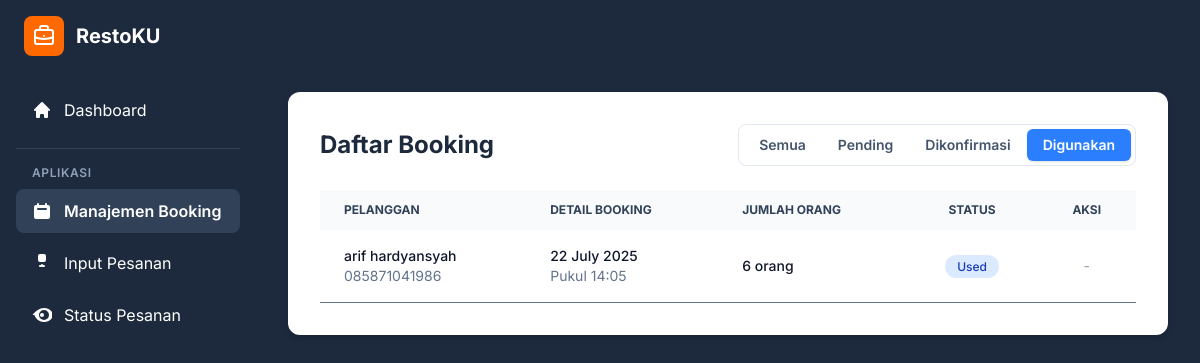
/pelayan/booking_management.php?filter=used (signed in), run on the app's committed database.
### tables this page shows
CREATE TABLE `bookings` (
  `booking_id` int(11) NOT NULL,
  `customer_name` varchar(100) NOT NULL,
  `customer_phone` varchar(20) DEFAULT NULL,
  `booking_date` date NOT NULL,
  `booking_time` time NOT NULL,
  `number_of_people` int(11) NOT NULL,
  `table_id` varchar(10) DEFAULT NULL,
  `status` enum('pending','confirmed','used','cancelled') DEFAULT 'pending',
  `created_at` timestamp NOT NULL DEFAULT current_timestamp()
);

### pelayan/booking_management.php (the view, shortened to what this page needs)
<?php
include '../includes/db_connect.php';
$filter = $_GET['filter'] ?? 'all';
$bookings = [];
$sql_bookings = "SELECT * FROM bookings";
$params = [];
$types = "";
$allowed_filters = ['pending', 'confirmed', 'used', 'cancelled'];
if (in_array($filter, $allowed_filters)) {
    $sql_bookings .= " WHERE status = ?";
    $params[] = $filter;
    $types .= "s";
}
$sql_bookings .= " ORDER BY booking_date DESC, booking_time DESC";
$stmt_bookings = mysqli_prepare($conn, $sql_bookings);
if (!empty($params)) {
    mysqli_stmt_bind_param($stmt_bookings, $types, ...$params);
}
mysqli_stmt_execute($stmt_bookings);
$result_bookings = mysqli_stmt_get_result($stmt_bookings);
if ($result_bookings) {
    $bookings = mysqli_fetch_all($result_bookings, MYSQLI_ASSOC);
}
function get_booking_status_badge($status) {
    $status_text = ucfirst(htmlspecialchars($status));
    $colors = [
        'pending'   => 'bg-yellow-100 text-yellow-800',
        'confirmed' => 'bg-green-100 text-green-800',
        'used'      => 'bg-blue-100 text-blue-800',
        'cancelled' => 'bg-red-100 text-red-800',
    ];
    $class = $colors[$status] ?? 'bg-gray-100 text-gray-800';
    return "<span class='px-3 py-1 text-xs font-medium rounded-full $class'>$status_text</span>";
}
?>
<!DOCTYPE html>
<html lang="id">
<head>
    <link href="../assets/css/output.css" rel="stylesheet">
</head>
<body class="bg-slate-100">
<div class="flex h-screen bg-slate-800">
    <aside class="w-64 flex-shrink-0 flex flex-col p-4 text-white">
        <a href="../dashboard.php" class="flex items-center gap-3 px-2 mb-8">
            <div class="bg-orange-500 p-2 rounded-lg">
            </div>
            <span class="text-xl font-bold">RestoKU</span>
        </a>
        <nav class="flex-1 space-y-2">
            <a href="../dashboard.php" class="flex items-center gap-3 px-4 py-2.5 rounded-lg hover:bg-slate-700 transition-colors">
                <svg xmlns="http://www.w3.org/2000/svg" class="h-5 w-5" viewBox="0 0 20 20" fill="currentColor"><path d="M10.707 2.293a1 1 0 00-1.414 0l-7 7a1 1 0 001.414 1.414L4 10.414V17a1 1 0 001 1h2a1 1 0 001-1v-2a1 1 0 011-1h2a1 1 0 011 1v2a1 1 0 001 1h2a1 1 0 001-1v-6.586l.293.293a1 1 0 001.414-1.414l-7-7z" /></svg>
                Dashboard
            </a>
            <div class="border-t border-slate-700 my-4"></div>
            <h3 class="px-4 mt-4 mb-2 text-xs font-semibold text-slate-400 uppercase tracking-wider">Aplikasi</h3>
            <a href="booking_management.php" class="flex items-center gap-3 px-4 py-2.5 rounded-lg bg-slate-700 font-semibold transition-colors">
                <svg xmlns="http://www.w3.org/2000/svg" class="h-5 w-5" viewBox="0 0 20 20" fill="currentColor"><path fill-rule="evenodd" d="M6 2a1 1 0 00-1 1v1H4a2 2 0 00-2 2v10a2 2 0 002 2h12a2 2 0 002-2V6a2 2 0 00-2-2h-1V3a1 1 0 10-2 0v1H7V3a1 1 0 00-1-1zm0 5a1 1 0 000 2h8a1 1 0 100-2H6z" clip-rule="evenodd" /></svg>
                Manajemen Booking
            </a>
            <a href="order_taking.php" class="flex items-center gap-3 px-4 py-2.5 rounded-lg hover:bg-slate-700 transition-colors">
                Input Pesanan
            </a>
            <a href="order_status_view.php" class="flex items-center gap-3 px-4 py-2.5 rounded-lg hover:bg-slate-700 transition-colors">
                Status Pesanan
            </a>
        </nav>
        </aside>
    <main class="flex-1 p-6 lg:p-8 overflow-y-auto">
        <h1 class="text-3xl font-bold text-slate-800 mb-6">Manajemen Booking Meja</h1>
        <div class="bg-white p-6 md:p-8 rounded-xl shadow-md">
            <div class="flex flex-col md:flex-row justify-between md:items-center gap-4 mb-6">
                <h2 class="text-2xl font-bold text-slate-800">Daftar Booking</h2>
                <div class="flex items-center border border-slate-200 p-1 rounded-lg">
                    <a href="?filter=all" class="px-4 py-1.5 text-sm font-semibold rounded-md transition <?php echo $filter == 'all' ? 'bg-blue-500 text-white shadow-sm' : 'text-slate-600 hover:bg-slate-100'; ?>">Semua</a>
                    <a href="?filter=pending" class="px-4 py-1.5 text-sm font-semibold rounded-md transition <?php echo $filter == 'pending' ? 'bg-blue-500 text-white shadow-sm' : 'text-slate-600 hover:bg-slate-100'; ?>">Pending</a>
                    <a href="?filter=confirmed" class="px-4 py-1.5 text-sm font-semibold rounded-md transition <?php echo $filter == 'confirmed' ? 'bg-blue-500 text-white shadow-sm' : 'text-slate-600 hover:bg-slate-100'; ?>">Dikonfirmasi</a>
                    <a href="?filter=used" class="px-4 py-1.5 text-sm font-semibold rounded-md transition <?php echo $filter == 'used' ? 'bg-blue-500 text-white shadow-sm' : 'text-slate-600 hover:bg-slate-100'; ?>">Digunakan</a>
                </div>
            </div>
            <div class="overflow-x-auto">
                <table class="min-w-full text-sm text-left text-slate-500">
                    <thead class="text-xs text-slate-700 uppercase bg-slate-50">
                        <tr>
                            <th scope="col" class="px-6 py-3">Pelanggan</th>
                            <th scope="col" class="px-6 py-3">Detail Booking</th>
                            <th scope="col" class="px-6 py-3">Jumlah Orang</th>
                            <th scope="col" class="px-6 py-3 text-center">Status</th>
                            <th scope="col" class="px-6 py-3 text-center">Aksi</th>
                        </tr>
                    </thead>
                    <tbody>
                        <?php if (empty($bookings)): ?>
                        <tr class="bg-white"><td colspan="5" class="text-center py-10 text-slate-500">Tidak ada data booking untuk status "<?php echo ucfirst($filter); ?>".</td></tr>
                        <?php else: ?>
                        <?php foreach ($bookings as $booking): ?>
                        <tr class="bg-white border-b hover:bg-slate-50 transition">
                            <td class="px-6 py-4">
                                <div class="font-medium text-slate-900"><?php echo htmlspecialchars($booking['customer_name']); ?></div>
                                <div class="text-slate-500"><?php echo htmlspecialchars($booking['customer_phone']); ?></div>
                            </td>
                            <td class="px-6 py-4">
                                <div class="font-medium text-slate-900"><?php echo date('d F Y', strtotime($booking['booking_date'])); ?></div>
                                <div class="text-slate-500">Pukul <?php echo date('H:i', strtotime($booking['booking_time'])); ?></div>
                            </td>
                            <td class="px-6 py-4 font-medium text-slate-900"><?php echo htmlspecialchars($booking['number_of_people']); ?> orang</td>
                            <td class="px-6 py-4 text-center"><?php echo get_booking_status_badge($booking['status']); ?></td>
                            <td class="px-6 py-4 text-center whitespace-nowrap">
                                <div class="flex items-center justify-center gap-2">
                                <?php if ($booking['status'] == 'pending'): ?>
                                    <a href="?action=status&id=<?php echo $booking['booking_id']; ?>&status=confirmed" class="font-medium text-green-600 hover:text-green-800 transition">Konfirmasi</a>
                                    <a href="?action=status&id=<?php echo $booking['booking_id']; ?>&status=cancelled" onclick="return confirm('Anda yakin ingin membatalkan booking ini?');" class="font-medium text-red-600 hover:text-red-800 transition">Batalkan</a>
                                <?php elseif ($booking['status'] == 'confirmed'): ?>
                                    <a href="?action=status&id=<?php echo $booking['booking_id']; ?>&status=used" class="font-medium text-blue-600 hover:text-blue-800 transition">Tandai Digunakan</a>
                                <?php else: ?>
                                    <span class="text-slate-400">-</span>
                                <?php endif; ?>
                                </div>
                            </td>
                        </tr>
                        <?php endforeach; ?>
                        <?php endif; ?>
                    </tbody>
                </table>
            </div>
        </div>
    </main>
</div>
</body>
</html>

### pelayan/booking_management.php (style rules this page uses)
body { font-family: 'Inter', sans-serif; }

### data on the page
bookings: customer_name "arif hardyansyah", customer_phone "085871041986", booking_date "22 July 2025", booking_time "14:05", number_of_people "6", status "Used"
